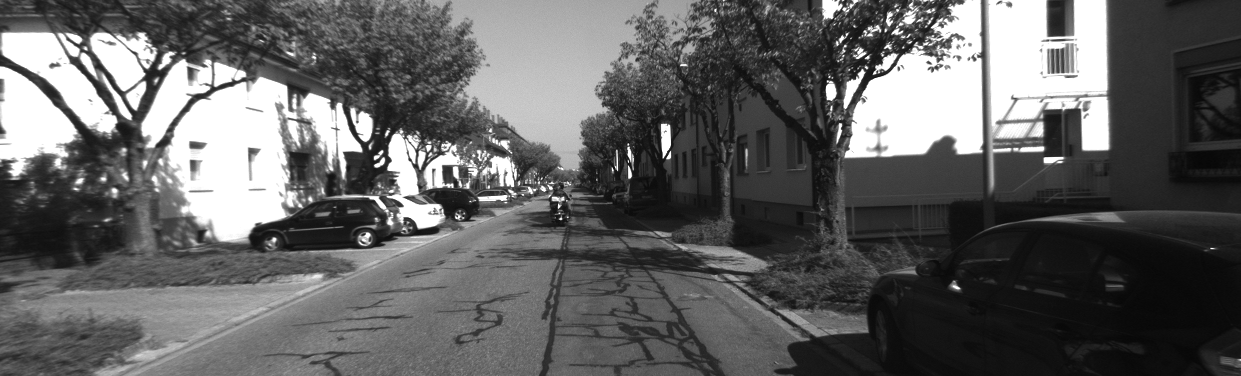
//> input picture voc_create/src/000006.png, 1241 x 376 px, given in place of 1.jpg, which was not available
$ ./orb_match2   (built with g++ and OpenCV 4)
//> lines starting //> are read from the running program, lines starting //| are printed output that depends on the picture; pictures that were not available may be replaced by others from this repository, and a replacement may not be noted
#include <iostream>
#include <fstream>
#include <sstream>

#include "opencv2/opencv.hpp"

using namespace cv;
using namespace std;

void KeyPointsToPoints(vector<KeyPoint> kpts, vector<Point2f> &pts);

bool refineMatchesWithHomography(
    const std::vector<cv::KeyPoint> &queryKeypoints,
    const std::vector<cv::KeyPoint> &trainKeypoints,
    float reprojectionThreshold, std::vector<cv::DMatch> &matches,
    cv::Mat &homography);

/** @function main */
int main(int argc, char *argv[])
{

    /************************************************************************/
    /* 特征点检测，特征提取，特征匹配，计算投影变换                            */
    /************************************************************************/

    // 读取图片
    Mat img1Ori = imread("1.jpg", 0);
//> img1Ori is the input picture: 376 rows x 1241 cols, CV_8UC1; min 7, max 255, mean 97.7
    Mat img2Ori = imread("2.jpg", 0);
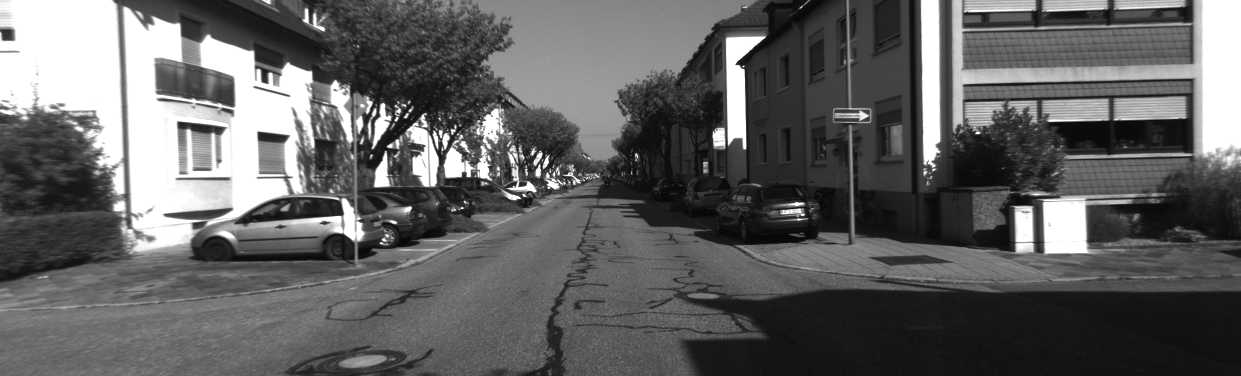
//> input picture voc_create/src/000092.png, 1241 x 376 px, given in place of 2.jpg, which was not available
//> img2Ori is the input picture: 376 rows x 1241 cols, CV_8UC1; min 7, max 255, mean 98.2

    // 缩小尺度
    Mat img1, img2;
    resize(img1Ori, img1, Size(img1Ori.cols / 4, img1Ori.cols / 4));
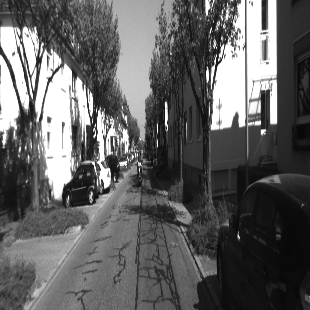
//> img1: 310 rows x 310 cols, CV_8UC1; min 7, max 255, mean 97.7
    resize(img2Ori, img2, Size(img2Ori.cols / 4, img2Ori.cols / 4));
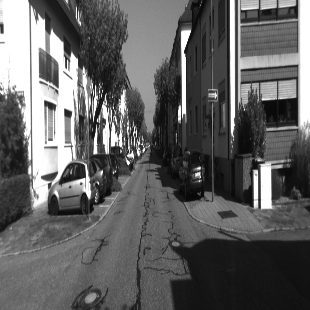
//> img2: 310 rows x 310 cols, CV_8UC1; min 7, max 255, mean 98.1

    Ptr<ORB> detector = ORB::create();                  // 创建orb特征点检测
//> (the run ends here: the program needs code that is not available in this run, at `cv::Ptr<cv::DescriptorExtractor> extractor =  FAST::create();`)
